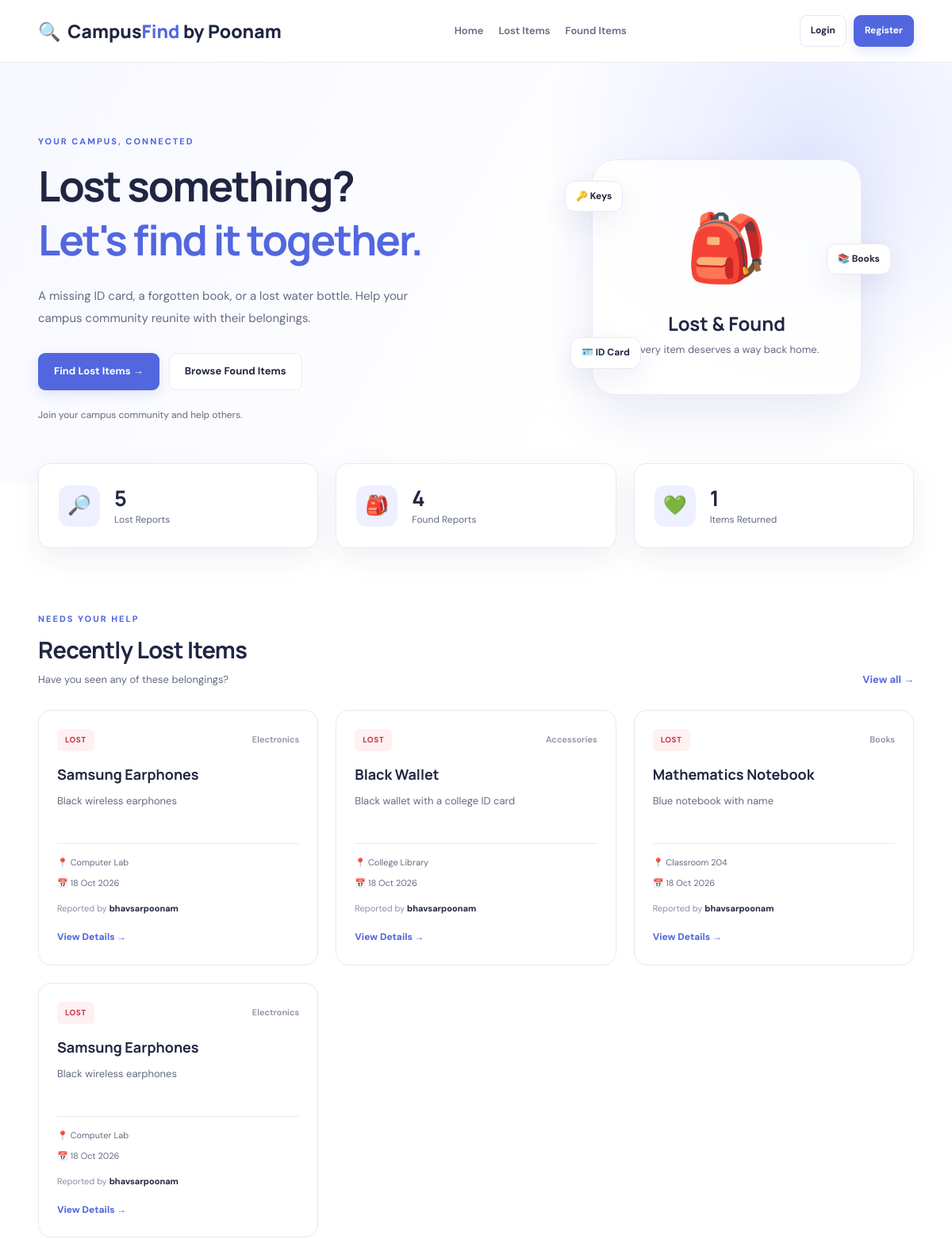
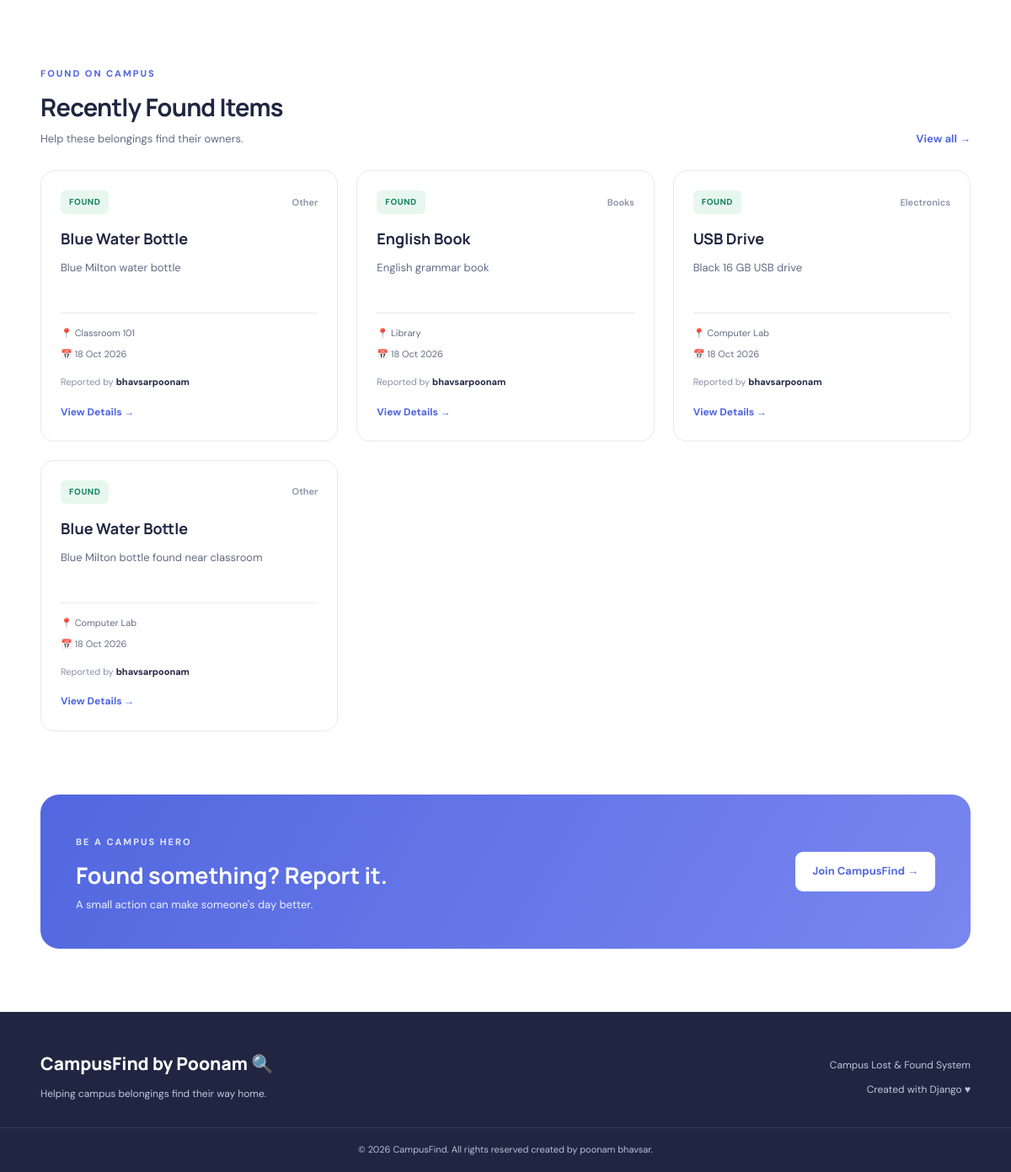
The page / on the database its author committed (2 pictures, top to bottom).
### items/models.py (models this page shows, shortened)
class Item(models.Model):
    CATEGORY_CHOICES = [
        ('Electronics', 'Electronics'),
        ('Documents', 'Documents'),
        ('Books', 'Books'),
        ('Clothing', 'Clothing'),
        ('Accessories', 'Accessories'),
        ('Other', 'Other'),
    ]
    REPORT_TYPE_CHOICES = [
        ('Lost', 'Lost'),
        ('Found', 'Found'),
    ]
    STATUS_CHOICES = [
        ('Lost', 'Lost'),
        ('Found', 'Found'),
        ('Returned', 'Returned'),
    ]
    item_name = models.CharField(max_length=150)
    description = models.TextField()
    category = models.CharField(
        max_length=50,
        choices=CATEGORY_CHOICES
    )
    report_type = models.CharField(
        max_length=10,
        choices=REPORT_TYPE_CHOICES
    )
    location = models.CharField(max_length=200)
    item_date = models.DateField()
    contact_details = models.CharField(max_length=200)
    status = models.CharField(
        max_length=10,
        choices=STATUS_CHOICES,
        default='Lost'
    )
    reported_by = models.ForeignKey(
        User,
        on_delete=models.CASCADE,
        related_name='item_reports'
    )
    created_at = models.DateTimeField(auto_now_add=True)

### items/views.py (the view)
# urls.py: 2. Add a URL to urlpatterns:  path('', views.home, name='home')
def home(request):
    lost_items = Item.objects.filter(
        report_type='Lost'
    ).order_by('-created_at')[:4]
    found_items = Item.objects.filter(
        report_type='Found'
    ).order_by('-created_at')[:4]
    context = {
        'lost_items': lost_items,
        'found_items': found_items,
        'lost_count': Item.objects.filter(
            report_type='Lost'
        ).count(),
        'found_count': Item.objects.filter(
            report_type='Found'
        ).count(),
        'returned_count': Item.objects.filter(
            status='Returned'
        ).count(),
    }
    return render(request, 'items/home.html', context)

### templates/items/home.html (shortened to what this page needs)
{% extends 'items/base.html' %}
{% block content %}
<section class="hero">
    <div class="container hero-grid">
        <div class="hero-content">
            <span class="eyebrow">YOUR CAMPUS, CONNECTED</span>
            <h1>Lost something?<br>
                <span>Let's find it together.</span>
            </h1>
            <p>
                A missing ID card, a forgotten book, or a lost water bottle.
                Help your campus community reunite with their belongings.
            </p>
            <div class="hero-actions">
                <a href="{% url 'lost_items' %}" class="btn btn-primary">
                    Find Lost Items →
                </a>
                <a href="{% url 'found_items' %}" class="btn btn-outline">
                    Browse Found Items
                </a>
            </div>
            {% if user.is_authenticated %}
                <p class="hero-note">
                    Welcome back, {{ user.username }}!
                </p>
            {% else %}
                <p class="hero-note">
                    Join your campus community and help others.
                </p>
            {% endif %}
        </div>
        <div class="hero-visual">
            <div class="illustration-card">
                <div class="illustration-icon">🎒</div>
                <h3>Lost & Found</h3>
                <p>Every item deserves a way back home.</p>
                <div class="floating-item floating-one">🔑 Keys</div>
                <div class="floating-item floating-two">📚 Books</div>
                <div class="floating-item floating-three">🪪 ID Card</div>
            </div>
        </div>
    </div>
</section>
<section class="container stats-grid">
    <div class="stat-card">
        <span class="stat-icon">🔎</span>
        <div>
            <h2>{{ lost_count }}</h2>
            <p>Lost Reports</p>
        </div>
    </div>
    <div class="stat-card">
        <span class="stat-icon">🎒</span>
        <div>
            <h2>{{ found_count }}</h2>
            <p>Found Reports</p>
        </div>
    </div>
    <div class="stat-card">
        <span class="stat-icon">💚</span>
        <div>
            <h2>{{ returned_count }}</h2>
            <p>Items Returned</p>
        </div>
    </div>
</section>
<section class="container section-spacing">
    <div class="section-heading">
        <div>
            <span class="eyebrow">NEEDS YOUR HELP</span>
            <h2>Recently Lost Items</h2>
            <p>Have you seen any of these belongings?</p>
        </div>
        <a href="{% url 'lost_items' %}" class="text-link">
            View all →
        </a>
    </div>
    <div class="item-grid">
        {% for item in lost_items %}
            <article class="item-card">
                <div class="item-card-top">
                    <span class="badge badge-lost">Lost</span>
                    <span class="category-label">{{ item.category }}</span>
                </div>
                <h3>
                    <a href="{% url 'item_detail' item.pk %}">
                        {{ item.item_name }}
                    </a>
                </h3>
                <p class="item-description">
                    {{ item.description|truncatewords:18 }}
                </p>
                <div class="item-meta">
                    <span>📍 {{ item.location }}</span>
                    <span>📅 {{ item.item_date|date:"d M Y" }}</span>
                </div>
                <p class="reported-by">
                    Reported by <strong>{{ item.reported_by.username }}</strong>
                </p>
                <a href="{% url 'item_detail' item.pk %}" class="card-link">
                    View Details →
                </a>
            </article>
        {% empty %}
            <div class="empty-state">
                <span>🎉</span>
                <h3>No lost items reported yet</h3>
                <p>That's good news for the campus community!</p>
            </div>
        {% endfor %}
    </div>
</section>
<section class="container section-spacing">
    <div class="section-heading">
        <div>
            <span class="eyebrow">FOUND ON CAMPUS</span>
            <h2>Recently Found Items</h2>
            <p>Help these belongings find their owners.</p>
        </div>
        <a href="{% url 'found_items' %}" class="text-link">
            View all →
        </a>
    </div>
    <div class="item-grid">
        {% for item in found_items %}
            <article class="item-card">
                <div class="item-card-top">
                    <span class="badge badge-found">Found</span>
                    <span class="category-label">{{ item.category }}</span>
                </div>
                <h3>
                    <a href="{% url 'item_detail' item.pk %}">
                        {{ item.item_name }}
                    </a>
                </h3>
                <p class="item-description">
                    {{ item.description|truncatewords:18 }}
                </p>
                <div class="item-meta">
                    <span>📍 {{ item.location }}</span>
                    <span>📅 {{ item.item_date|date:"d M Y" }}</span>
                </div>
                <p class="reported-by">
                    Reported by <strong>{{ item.reported_by.username }}</strong>
                </p>
                <a href="{% url 'item_detail' item.pk %}" class="card-link">
                    View Details →
                </a>
            </article>
        {% empty %}
            <div class="empty-state">
                <span>🎒</span>
                <h3>No found items reported yet</h3>
                <p>Found something? Help reunite it with its owner.</p>
            </div>
        {% endfor %}
    </div>
</section>
<section class="container section-spacing">
    <div class="cta-box">
        <div>
            <span class="eyebrow">BE A CAMPUS HERO</span>
            <h2>Found something? Report it.</h2>
            <p>A small action can make someone's day better.</p>
        </div>
        {% if user.is_authenticated %}
            <a href="{% url 'report_item' 'Found' %}" class="btn btn-white">
                Report Found Item →
            </a>
        {% else %}
            <a href="{% url 'register' %}" class="btn btn-white">
                Join CampusFind →
            </a>
        {% endif %}
    </div>
</section>
{% endblock %}

### templates/items/base.html (shortened to what this page needs)
{% load static %}
<!DOCTYPE html>
<html lang="en">
<head>
    <link rel="stylesheet" href="{% static 'css/style.css' %}">
</head>
<body>
<header class="site-header">
    <div class="container navbar">
        <a href="{% url 'home' %}" class="brand">
            <span class="brand-icon">🔍</span>
            Campus<span class="brand-highlight">Find</span> <span>by Poonam</span>
        </a>
        <nav class="nav-links">
            <a href="{% url 'home' %}">Home</a>
            <a href="{% url 'lost_items' %}">Lost Items</a>
            <a href="{% url 'found_items' %}">Found Items</a>
        </nav>
        <div class="nav-auth">
            {% if user.is_authenticated %}
                <span class="welcome-user">
                    Hi, {{ user.username }}
                </span>
                <form method="post" action="{% url 'logout' %}" class="inline-form">
                    {% csrf_token %}
                    <button type="submit" class="btn btn-outline btn-small">
                        Logout
                    </button>
                </form>
            {% else %}
                <a href="{% url 'login' %}" class="btn btn-outline btn-small">
                    Login
                </a>
                <a href="{% url 'register' %}" class="btn btn-primary btn-small">
                    Register
                </a>
            {% endif %}
        </div>
    </div>
</header>
<main class="main-content">
    {% block content %}
    {% endblock %}
</main>
<footer class="site-footer">
    <div class="container footer-content">
        <div>
            <a href="{% url 'home' %}" class="footer-brand">
                CampusFind by Poonam 🔍
            </a>
            <p>Helping campus belongings find their way home.</p>
        </div>
        <div class="footer-right">
            <p>Campus Lost & Found System</p>
            <p>Created with Django &hearts;</p>
        </div>
    </div>
    <div class="footer-bottom">
        &copy; 2026 CampusFind. All rights reserved created by poonam bhavsar.
    </div>
</footer>
</body>
</html>

### rows shown on the page
Item: category "Electronics", item_name "Samsung Earphones", description "Black wireless earphones", location "Computer Lab", item_date "18 Oct 2026", reported_by.username "bhavsarpoonam"
Item: category "Accessories", item_name "Black Wallet", description "Black wallet with a college ID card", location "College Library", item_date "18 Oct 2026", reported_by.username "bhavsarpoonam"
Item: category "Books", item_name "Mathematics Notebook", description "Blue notebook with name", location "Classroom 204", item_date "18 Oct 2026", reported_by.username "bhavsarpoonam"
Item: category "Electronics", item_name "Samsung Earphones", description "Black wireless earphones", location "Computer Lab", item_date "18 Oct 2026", reported_by.username "bhavsarpoonam"
Item: category "Other", item_name "Blue Water Bottle", description "Blue Milton water bottle", location "Classroom 101", item_date "18 Oct 2026", reported_by.username "bhavsarpoonam"
Item: category "Books", item_name "English Book", description "English grammar book", location "Library", item_date "18 Oct 2026", reported_by.username "bhavsarpoonam"
Item: category "Electronics", item_name "USB Drive", description "Black 16 GB USB drive", location "Computer Lab", item_date "18 Oct 2026", reported_by.username "bhavsarpoonam"
Item: category "Other", item_name "Blue Water Bottle", description "Blue Milton bottle found near classroom", location "Computer Lab", item_date "18 Oct 2026", reported_by.username "bhavsarpoonam"

### other values the page prints
{{ lost_count }} "5"
{{ found_count }} "4"
{{ returned_count }} "1"
